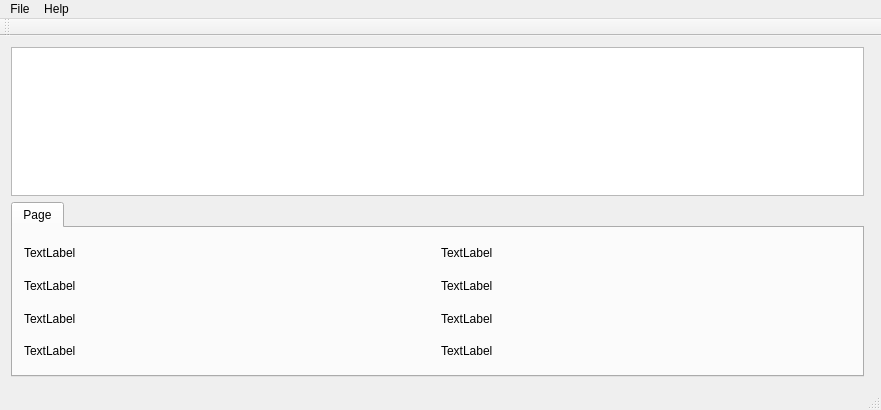
<?xml version="1.0" encoding="UTF-8"?>
<ui version="4.0">
 <class>MainWindow</class>
 <widget class="QMainWindow" name="MainWindow">
  <property name="geometry">
   <rect>
    <x>0</x>
    <y>0</y>
    <width>881</width>
    <height>410</height>
   </rect>
  </property>
  <property name="windowTitle">
   <string>MainWindow</string>
  </property>
  <widget class="QWidget" name="centralWidget">
   <layout class="QHBoxLayout" name="horizontalLayout_3">
    <item>
     <layout class="QVBoxLayout" name="verticalLayout_6">
      <item>
       <widget class="QTextBrowser" name="textBrowser"/>
      </item>
      <item>
       <widget class="QTabWidget" name="tabWidget">
        <property name="minimumSize">
         <size>
          <width>0</width>
          <height>175</height>
         </size>
        </property>
        <property name="maximumSize">
         <size>
          <width>16777215</width>
          <height>500</height>
         </size>
        </property>
        <property name="whatsThis">
         <string>&lt;html&gt;&lt;head/&gt;&lt;body&gt;&lt;p&gt;&lt;br/&gt;&lt;/p&gt;&lt;/body&gt;&lt;/html&gt;</string>
        </property>
        <property name="currentIndex">
         <number>0</number>
        </property>
        <widget class="QWidget" name="tab_2">
         <attribute name="title">
          <string>Page</string>
         </attribute>
         <layout class="QVBoxLayout" name="verticalLayout_5">
          <item>
           <layout class="QHBoxLayout" name="horizontalLayout">
            <item>
             <layout class="QVBoxLayout" name="verticalLayout">
              <property name="sizeConstraint">
               <enum>QLayout::SetDefaultConstraint</enum>
              </property>
              <item>
               <widget class="QLabel" name="label">
                <property name="text">
                 <string>TextLabel</string>
                </property>
               </widget>
              </item>
              <item>
               <widget class="QLabel" name="label_2">
                <property name="text">
                 <string>TextLabel</string>
                </property>
               </widget>
              </item>
             </layout>
            </item>
            <item>
             <layout class="QVBoxLayout" name="verticalLayout_2">
              <item>
               <widget class="QLabel" name="label_3">
                <property name="text">
                 <string>TextLabel</string>
                </property>
               </widget>
              </item>
              <item>
               <widget class="QLabel" name="label_4">
                <property name="text">
                 <string>TextLabel</string>
                </property>
               </widget>
              </item>
             </layout>
            </item>
           </layout>
          </item>
          <item>
           <layout class="QHBoxLayout" name="horizontalLayout_2">
            <item>
             <layout class="QVBoxLayout" name="verticalLayout_3">
              <item>
               <widget class="QLabel" name="label_5">
                <property name="text">
                 <string>TextLabel</string>
                </property>
               </widget>
              </item>
              <item>
               <widget class="QLabel" name="label_6">
                <property name="text">
                 <string>TextLabel</string>
                </property>
               </widget>
              </item>
             </layout>
            </item>
            <item>
             <layout class="QVBoxLayout" name="verticalLayout_4">
              <item>
               <widget class="QLabel" name="label_7">
                <property name="text">
                 <string>TextLabel</string>
                </property>
               </widget>
              </item>
              <item>
               <widget class="QLabel" name="label_8">
                <property name="text">
                 <string>TextLabel</string>
                </property>
               </widget>
              </item>
             </layout>
            </item>
           </layout>
          </item>
         </layout>
        </widget>
       </widget>
      </item>
     </layout>
    </item>
    <item>
     <widget class="Map" name="widget" native="true"/>
    </item>
   </layout>
  </widget>
  <widget class="QMenuBar" name="menuBar">
   <property name="geometry">
    <rect>
     <x>0</x>
     <y>0</y>
     <width>881</width>
     <height>21</height>
    </rect>
   </property>
   <widget class="QMenu" name="menuFile">
    <property name="title">
     <string>File</string>
    </property>
    <addaction name="actionOpenTerminal"/>
   </widget>
   <widget class="QMenu" name="menuHelp">
    <property name="title">
     <string>Help</string>
    </property>
   </widget>
   <addaction name="menuFile"/>
   <addaction name="menuHelp"/>
  </widget>
  <widget class="QToolBar" name="mainToolBar">
   <attribute name="toolBarArea">
    <enum>TopToolBarArea</enum>
   </attribute>
   <attribute name="toolBarBreak">
    <bool>false</bool>
   </attribute>
  </widget>
  <widget class="QStatusBar" name="statusBar"/>
  <action name="actionOpenTerminal">
   <property name="text">
    <string>Open Terminal</string>
   </property>
  </action>
 </widget>
 <layoutdefault spacing="6" margin="11"/>
 <customwidgets>
  <customwidget>
   <class>Map</class>
   <extends>QWidget</extends>
   <header location="global">map.h</header>
   <container>1</container>
  </customwidget>
 </customwidgets>
 <tabstops>
  <tabstop>tabWidget</tabstop>
  <tabstop>textBrowser</tabstop>
 </tabstops>
 <resources/>
 <connections/>
</ui>
